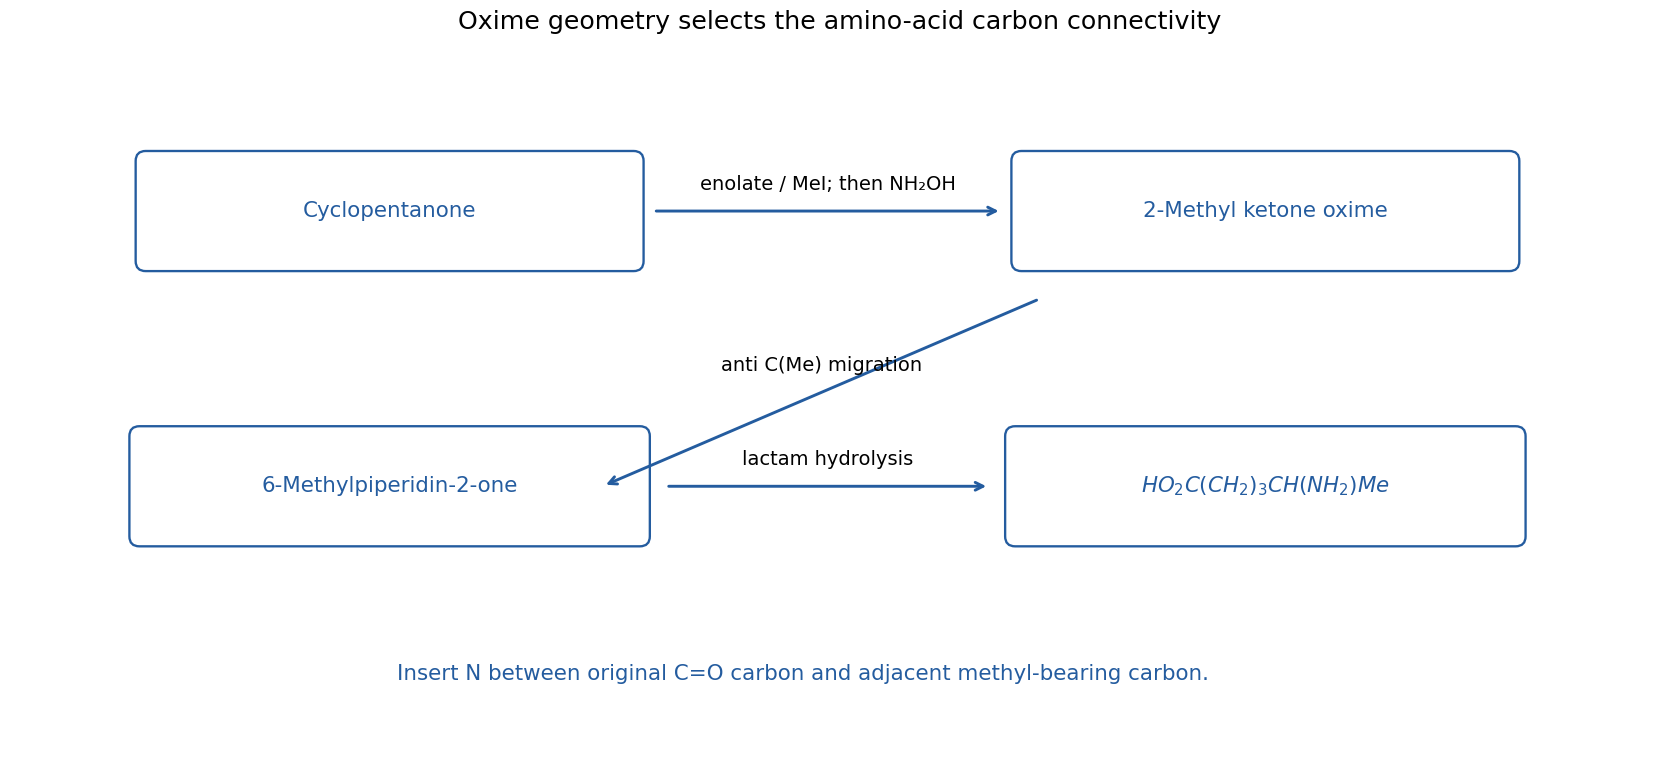

Write the Python code that produced this figure.
"""Original solution schematic; Python 3.14, numpy 2.3.5, matplotlib 3.10.7.
Writes its own PNG basename to the current working directory.
"""
from pathlib import Path
import sys
for candidate in Path(__file__).resolve().parents:
    if (candidate / 'tools' / 'chemistry_diagram.py').exists():
        sys.path.insert(0, str(candidate))
        break
import numpy as np
import matplotlib.pyplot as plt
from matplotlib.patches import FancyArrowPatch, Circle
from tools.chemistry_diagram import atom, bond, ring, wedge, curly, flow, finish, save, BLUE, ORANGE, GREEN

def txt(ax,x,y,s,size=11,color='0.15',ha='center'):
    ax.text(x,y,s,ha=ha,va='center',fontsize=size,color=color)
def couple(ax,a,b,label,rad=.3,offset=(0,0)):
    ax.add_patch(FancyArrowPatch(a,b,connectionstyle=f'arc3,rad={rad}',arrowstyle='<->',mutation_scale=10,color=BLUE,lw=1.3))
    m=(np.asarray(a)+np.asarray(b))/2+np.asarray(offset)
    txt(ax,*m,label,10,BLUE)
def benzene(ax,c=(0,0),scale=1):
    t=np.deg2rad([30,90,150,210,270,330]);pts=np.column_stack([np.cos(t),np.sin(t)])*scale+np.asarray(c)
    ring(ax,pts,{0:2,2:2,4:2});return pts
def carbonyl(ax,c,left,right,oxy='O',tetra=False,down=None):
    x,y=c;o=(x,y+1);bond(ax,c,o,1 if tetra else 2);atom(ax,o,oxy)
    for q,label in [(left[0],left[1]),(right[0],right[1])]:bond(ax,c,q);atom(ax,q,label)
    if down:bond(ax,c,down[0]);atom(ax,down[0],down[1])
    return o

def box(ax,x,y,s,w=2.6,h=.8,color=BLUE,size=11):
    from matplotlib.patches import FancyBboxPatch
    ax.add_patch(FancyBboxPatch((x-w/2,y-h/2),w,h,boxstyle='round,pad=0.08',fc='white',ec=color,lw=1.2))
    if '$' not in s and len(s)>29:
        import textwrap
        s='\n'.join(textwrap.wrap(s,width=29))
    elif '$' in s and len(s)>35:
        size=min(size,8.5)
    txt(ax,x,y,s,size,color)
def route(rows,title,figsize=(12,6)):
    fig,ax=plt.subplots(figsize=figsize)
    for i,row in enumerate(rows):
        y=-i*1.7
        for j,entry in enumerate(row):
            x=j*4
            if j%2==0:box(ax,x,y,entry,w=3.35,h=1.05,size=11)
            else:flow(ax,(x-1.7,y),(x+1.7,y));txt(ax,x,y+.4,entry,10)
    finish(ax,(-2,18),(-len(rows)*1.7+.3,1.4),title)
    fig.tight_layout();return fig

fig,ax=plt.subplots(figsize=(12,5.5))
for x,label in [(0,'Cyclopentanone'),(7,'2-Methyl ketone oxime')]:box(ax,x,1.7,label,w=3.9)
flow(ax,(2.1,1.7),(4.9,1.7),'enolate / MeI; then NH₂OH')
box(ax,0,-.5,'6-Methylpiperidin-2-one',w=4)
box(ax,7,-.5,r'$HO_2C(CH_2)_3CH(NH_2)Me$',w=4)
flow(ax,(5.2,1.0),(1.7,-.5),'anti C(Me) migration')
flow(ax,(2.2,-.5),(4.8,-.5),'lactam hydrolysis')
txt(ax,3.3,-2,'Insert N between original C=O carbon and adjacent methyl-bearing carbon.',11,BLUE)
finish(ax,(-2.8,10),(-2.6,3),'Oxime geometry selects the amino-acid carbon connectivity')
fig.tight_layout()

save(fig,'paper-1-q6-beckmann-route.png')
